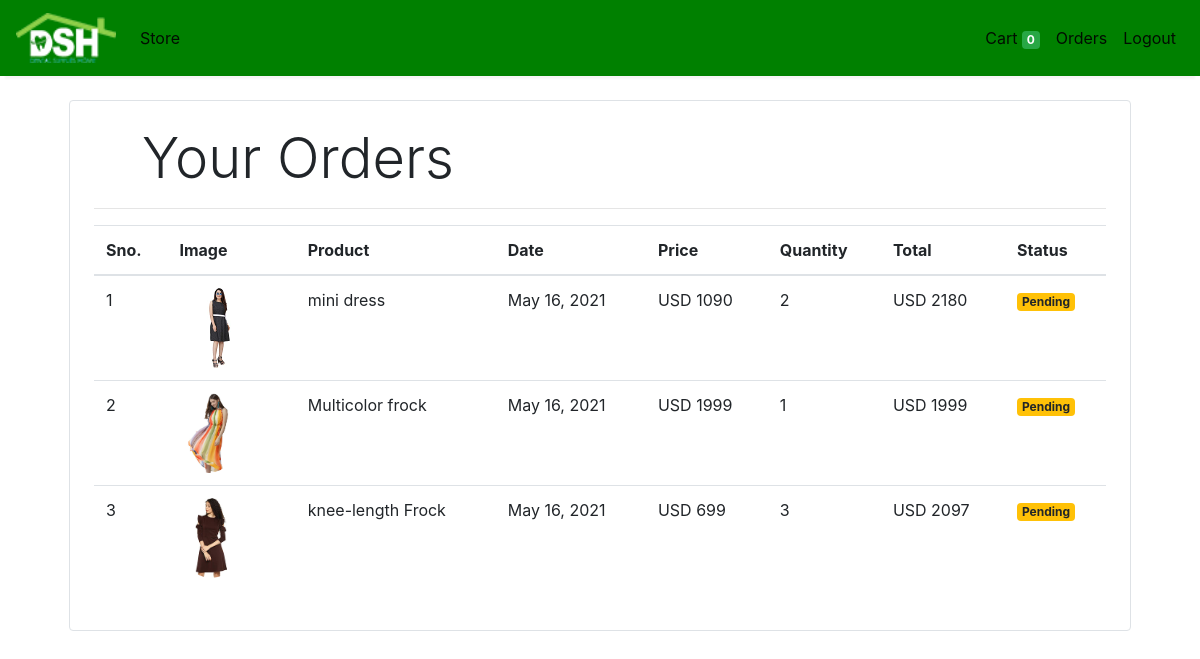
/orders (signed in), run on the app's committed database.
### store/models/orders.py (models this page shows, shortened)
class Order(models.Model):
    product = models.ForeignKey(Products,
                                on_delete=models.CASCADE, default=1)
    customer = models.ForeignKey(Customer,
                                 on_delete=models.CASCADE, default=1)
    quantity = models.IntegerField(default=1)
    price = models.IntegerField()
    address = models.CharField (max_length=50, default='', blank=True)
    phone = models.CharField (max_length=50, default='', blank=True)
    date = models.DateField (default=datetime.datetime.today)
    status = models.BooleanField (default=False)
    def __str__(self):
        return str(self.id)
    @staticmethod
    def get_orders_by_customer(customer_id):
        return Order.objects.filter(customer=customer_id).order_by('-date')

### store/models/product.py (models this page shows, shortened)
class Products(models.Model):
    name = models.CharField(max_length=60)
    price= models.IntegerField(default=0)
    category= models.ForeignKey(Category,on_delete=models.CASCADE,default=1 )
    description= models.CharField(max_length=250, default='', blank=True, null= True)
    image= models.ImageField(upload_to='uploads/products/')

### store/middlewares/auth.py (the view)
    def middleware(request):
        print(request.session.get('customer'))
        returnUrl = request.META['PATH_INFO']
        print(request.META['PATH_INFO'])
        if not request.session.get('customer'):
           return redirect(f'login?return_url={returnUrl}')
        response = get_response(request)
        return response

### store/templatetags/custom_filter.py (called while the page is built)
@register.filter(name='currency')
def currency(number):
    return "USD "+str(number)

@register.filter(name='multiply')
def multiply(number , number1):
    return number * number1

### store/views/orders.py (called while the page is built)
    def get(self , request ):
        customer = request.session.get('customer')
        orders = Order.get_orders_by_customer(customer)
        print(orders)
        return render(request , 'orders.html'  , {'orders' : orders})

### store/templates/orders.html
{% extends 'base.html' %}
{% block content %}
{% load cart %}
{% load custom_filter %}
<div class="container">
   <div class="border rounded p-4 m-4">
        <p class="display-4 pl-4 ml-4">Your Orders</p>
        <hr>
        <table class="table">
            <thead>
                <tr>
                    <th>Sno.</th>
                    <th>Image</th>
                    <th>Product</th>
                    <th>Date</th>
                    <th>Price</th>
                    <th>Quantity</th>
                    <th>Total</th>
                    <th>Status</th>
                </tr>
            </thead>
            <tbody>
                {% for order in orders %}
                <tr>
                    <td>{{forloop.counter}}</td>
                    <td><img style="height: 80px;" class="rounded-circle" src="{{order.product.image.url}}" alt=""></td>
                    <td>{{order.product.name}}</td>
                    <td>{{order.date}}</td>
                    <td>{{order.price|currency}}</td>
                    <td>{{order.quantity}}</td>
                    <td>{{order.quantity|multiply:order.price|currency}}</td>
                    {% if order.status %}
                    <td><small class="badge badge-success">Completed</small></td>
                    {%else%}
                    <td><small class="badge badge-warning">Pending</small></td>
                    {% endif %}
                </tr>
                {% endfor %}
            </tbody>
        </table>
   </div>
</div>
{% endblock %}

### data on the page
Order: product.image (picture), product.name "mini dress", date "May 16, 2021", price "USD 1090", quantity "2", quantity|multiply "USD 2180", status "Pending"
Order: product.image (picture), product.name "Multicolor frock", date "May 16, 2021", price "USD 1999", quantity "1", quantity|multiply "USD 1999", status "Pending"
Order: product.image (picture), product.name "knee-length Frock", date "May 16, 2021", price "USD 699", quantity "3", quantity|multiply "USD 2097", status "Pending"

### other printed values
{{ request.session.cart.keys|length }} "0"
